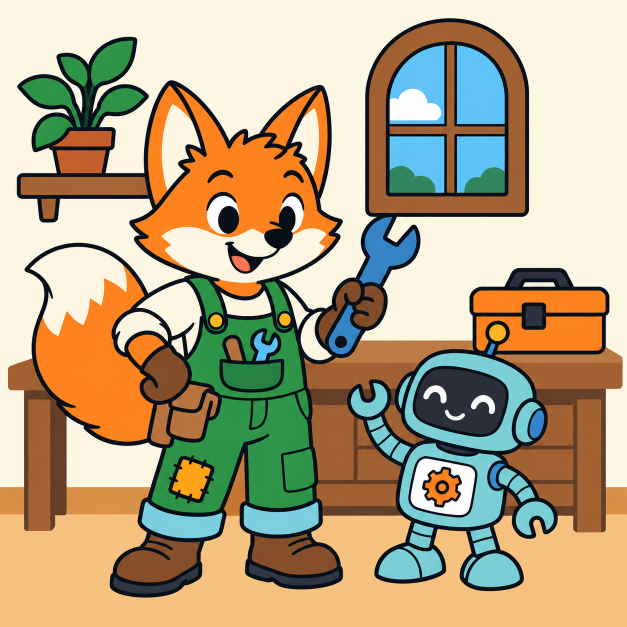
#> input picture artifacts/l1_fox_simple_review_v1/source/source.png, 1254 x 1254 px (shown at 1/2 size)
$ python -i fullres_flatten.py   (imports and definitions only)   (older library calls are emulated)
#> lines starting #> are read from the running program, lines starting #| are printed output that depends on the picture; after the words box and inside, x2 and y2 are one past the last pixel; in counts of white or black regions, pixels touching at a corner belong together
"""Full-resolution flat-color snapping for gradient illustrations.

The earlier preprocessing worked on a 512 px raster (0.39 mm/px at 200 mm),
where a 1.4 mm stroke is ~3.5 px and every rounding step changes its width by
~25%.  This module keeps the source resolution and only snaps colors:

1. edge-preserving smoothing (bilateral) removes JPEG noise and shallow
   gradients without moving stroke edges;
2. every pixel takes the nearest palette color in CIELAB;
3. a majority filter removes speckle and anti-aliasing halos;
4. fragments below a minimum area merge into their dominant neighbor.

No stroke is thickened or re-drawn, so stroke width follows the source.
"""

from __future__ import annotations

from dataclasses import dataclass

import cv2
import numpy as np
from scipy import ndimage


@dataclass(frozen=True)
class FlattenConfig:
    bilateral_diameter: int = 9
    bilateral_sigma_color: float = 24.0
    bilateral_sigma_space: float = 5.0
    majority_window: int = 5
    min_fragment_pixels: int = 40  # ~0.4 mm2 at 0.098 mm/px


def snap_to_palette(rgb: np.ndarray, palette: np.ndarray, config: FlattenConfig = FlattenConfig()) -> np.ndarray:
    smooth = cv2.bilateralFilter(
        rgb, config.bilateral_diameter, config.bilateral_sigma_color, config.bilateral_sigma_space
    )
    lab = cv2.cvtColor(smooth, cv2.COLOR_RGB2LAB).astype(np.float32)
    palette_lab = cv2.cvtColor(palette[None].astype(np.uint8), cv2.COLOR_RGB2LAB)[0].astype(np.float32)
    distance = ((lab[:, :, None, :] - palette_lab[None, None]) ** 2).sum(-1)
    labels = distance.argmin(-1).astype(np.uint8)
    labels = majority_filter(labels, len(palette), config.majority_window)
    return merge_small_fragments(labels, config.min_fragment_pixels)


def majority_filter(labels: np.ndarray, count: int, window: int) -> np.ndarray:
    votes = np.stack(
        [cv2.boxFilter((labels == i).astype(np.float32), -1, (window, window)) for i in range(count)]
    )
    return votes.argmax(0).astype(np.uint8)


def merge_small_fragments(labels: np.ndarray, min_pixels: int) -> np.ndarray:
    """Relabel each 4-connected fragment below ``min_pixels`` to its dominant neighbor."""

    labels = labels.copy()
    for color in np.unique(labels):
        components, count = ndimage.label(labels == color)
        if not count:
            continue
        areas = np.bincount(components.ravel())
        for index, region in enumerate(ndimage.find_objects(components), start=1):
            if areas[index] >= min_pixels:
                continue
            y0, y1 = max(region[0].start - 1, 0), region[0].stop + 1
            x0, x1 = max(region[1].start - 1, 0), region[1].stop + 1
            window = labels[y0:y1, x0:x1]
            mask = components[y0:y1, x0:x1] == index
            ring = ndimage.binary_dilation(mask) & ~mask
            neighbors = window[ring]
            if neighbors.size:
                window[mask] = np.bincount(neighbors).argmax()
    return labels


def extract_palette(
    rgb: np.ndarray,
    max_colors: int = 12,
    merge_delta: float = 14.0,
    min_share: float = 0.001,
    config: FlattenConfig = FlattenConfig(),
) -> np.ndarray:
    """Automatic palette: k-means in CIELAB on smoothed, non-edge pixels.

    Edge pixels (anti-aliasing) are excluded so blends between two colors do
    not become palette entries.  Clusters closer than ``merge_delta`` (OpenCV
    8-bit Lab units) are merged; clusters under ``min_share`` of the sampled
    pixels are dropped.
    """
#> called with max_colors = 12, merge_delta = 14, min_share = 0.001

    smooth = cv2.bilateralFilter(
        rgb, config.bilateral_diameter, config.bilateral_sigma_color, config.bilateral_sigma_space
    )
    lab = cv2.cvtColor(smooth, cv2.COLOR_RGB2LAB).astype(np.float32)
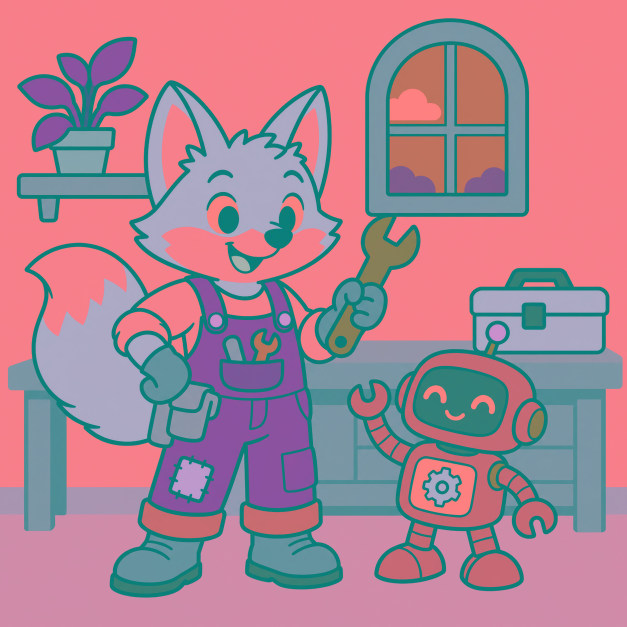
#> lab: shape (1254, 1254, 3) float32 (shown at 1/2 size); mean R, G, B 173.1, 132.2, 146.9
    gray = cv2.cvtColor(smooth, cv2.COLOR_RGB2GRAY).astype(np.float32)
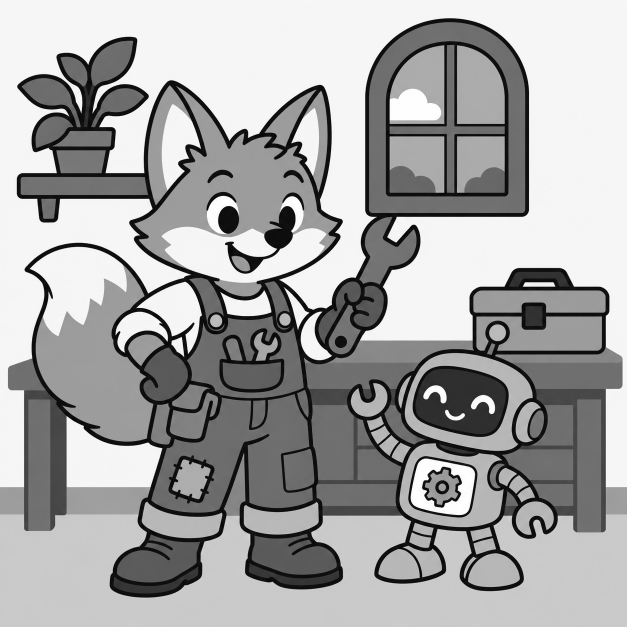
#> gray: shape (1254, 1254) float32 (shown at 1/2 size); min 2, max 255, mean 165.4
    gradient = np.hypot(cv2.Sobel(gray, cv2.CV_32F, 1, 0), cv2.Sobel(gray, cv2.CV_32F, 0, 1))
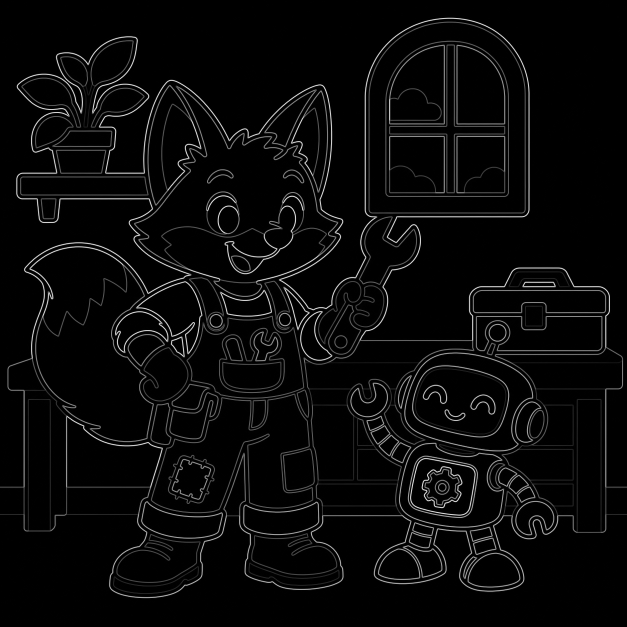
#> gradient: shape (1254, 1254) float32 (shown at 1/2 size); min 0, max 1036.5, mean 40.8; drawn with min black and max white
    interior = cv2.erode((gradient < 40).astype(np.uint8), np.ones((5, 5), np.uint8)).astype(bool)
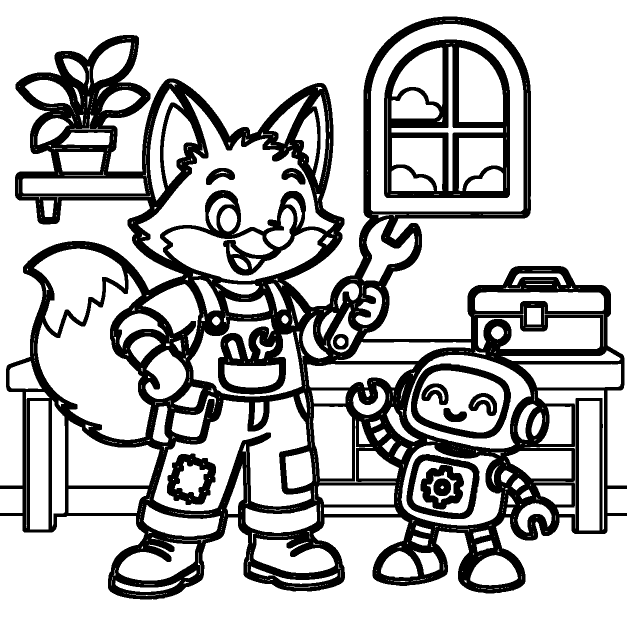
#> interior: shape (1254, 1254) bool (shown at 1/2 size); 73.8% white; 13 black regions, largest, box (x1, y1, x2, y2) and area: (0, 33, 1254, 1199) 353716, (768, 79, 1020, 396) 29245, (822, 727, 1022, 877) 7093
    samples = lab[interior][:: max(1, interior.sum() // 200_000)]
    criteria = (cv2.TERM_CRITERIA_EPS + cv2.TERM_CRITERIA_MAX_ITER, 50, 0.5)
    _, assignment, centers = cv2.kmeans(samples, max_colors, None, criteria, 4, cv2.KMEANS_PP_CENTERS)
#> centers = [[247.7, 126.7, 138], [122.7, 150.7, 165.6], [172.3, 169, 196.6], [136.4, 83.18, 158.1], [199.8, 104.7, 115.8], [207.9, 139.2, 168.6], [50.07, 128.9, 120.4], [135.5, 126.8, 86.32], [156.8, 148.8, 172.7], [191, 113.9, 93.96], [10.68, 127.7, 121.5], [90.28, 145.2, 155.1]]
    shares = np.bincount(assignment.ravel(), minlength=max_colors) / len(samples)
#> shares = [0.427, 0.108, 0.0936, 0.0608, 0.0396, 0.16, 0.0148, 0.00683, 0.0195, 0.0273, 0.00974, 0.033]
    clusters = [(centers[i], shares[i]) for i in np.argsort(-shares) if shares[i] >= min_share]
#> clusters = 12 items, first 6: ([247.7, 126.7, 138], 0.427), ([207.9, 139.2, 168.6], 0.16), ([122.7, 150.7, 165.6], 0.108), ([172.3, 169, 196.6], 0.0936), ([136.4, 83.18, 158.1], 0.0608), ([199.8, 104.7, 115.8], 0.0396)
    merged: list[tuple[np.ndarray, float]] = []
    for center, share in clusters:
        for index, (kept, kept_share) in enumerate(merged):
            if np.linalg.norm(center - kept) < merge_delta:
                total = kept_share + share
                merged[index] = ((kept * kept_share + center * share) / total, total)
                break
        else:
            merged.append((center, share))
#> this loop made 12 passes
#> (center, share) on passes 1 to 12: ([247.7, 126.7, 138], 0.427), ([207.9, 139.2, 168.6], 0.16), ([122.7, 150.7, 165.6], 0.108), ([172.3, 169, 196.6], 0.0936), ([136.4, 83.18, 158.1], 0.0608), ([199.8, 104.7, 115.8], 0.0396), ([90.28, 145.2, 155.1], 0.033), ([191, 113.9, 93.96], 0.0273), ([156.8, 148.8, 172.7], 0.0195), ([50.07, 128.9, 120.4], 0.0148), ([10.68, 127.7, 121.5], 0.00974), ([135.5, 126.8, 86.32], 0.00683)
#> after the loop, merged has the same summary as clusters
    lab_centers = np.clip(np.array([c for c, _ in merged]), 0, 255).astype(np.uint8)
#> lab_centers = [[247, 126, 138], [207, 139, 168], [122, 150, 165], [172, 169, 196], [136, 83, 158], [199, 104, 115], [90, 145, 155], [190, 113, 93], [156, 148, 172], [50, 128, 120], [10, 127, 121], [135, 126, 86]]
    return cv2.cvtColor(lab_centers[None], cv2.COLOR_LAB2RGB)[0]

>>> import cv2
>>> picture = cv2.cvtColor(cv2.imread('../../artifacts/l1_fox_simple_review_v1/source/source.png'), cv2.COLOR_BGR2RGB)
>>> result = extract_palette(picture)
#> result = [[250, 246, 227], [245, 192, 127], [162, 98, 51], [253, 131, 32], [45, 145, 73], [119, 207, 216], [119, 72, 40], [88, 194, 247], [200, 133, 69], [41, 48, 59], [4, 15, 25], [47, 131, 198]]
